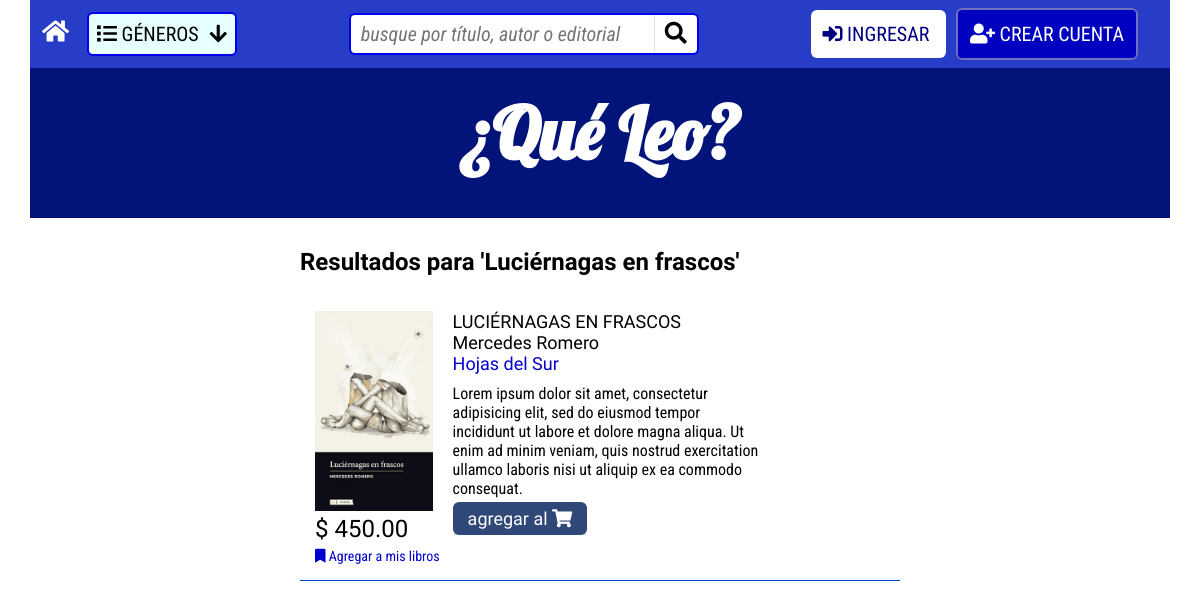
Screenshot of /resultados.php?keywords=Luciérnagas en frascos with the database file from the repository.
### tables this page shows
CREATE TABLE `books` (
  `id` int(10) UNSIGNED NOT NULL,
  `title` varchar(100) NOT NULL,
  `total_pages` int(10) UNSIGNED NOT NULL,
  `price` decimal(8,2) NOT NULL,
  `cover_img_url` varchar(255) DEFAULT NULL,
  `year_published` int(10) UNSIGNED DEFAULT NULL,
  `genre_id` int(10) UNSIGNED NOT NULL,
  `author_id` int(10) UNSIGNED NOT NULL,
  `publisher_id` int(10) UNSIGNED NOT NULL,
  `language_id` int(10) UNSIGNED NOT NULL,
  `ranking` int(10) UNSIGNED NOT NULL,
  `resena` text,
  `isbn` bigint(20) UNSIGNED NOT NULL
);

CREATE TABLE `publishers` (
  `id` int(10) UNSIGNED NOT NULL,
  `name` varchar(100) NOT NULL
);

### DataSourceSetUp.php (called while the page is built, shortened)
<?php
require_once 'src/entities/Factory.php';
$config = parse_ini_file('src/config/db.ini');
$storage = Factory::getDataSource($config['dataSource']);

### src/entities/DbStorage.php (called while the page is built, shortened)
<?php
require_once 'Connection.php';
class DbStorage implements StorageInterface
{
   private $host;
   private $dbName;
   private $user;
   private $password;
   private $query;
   private $db;
   private $stmt;
   public function __construct()
   {
      $path = realpath(__DIR__ . '/../config/db.ini');
      $config = parse_ini_file($path);
      $this->host = $config['host'];
      $this->dbName = $config['dbName'];
      $this->user = $config['user'];
      $this->password = $config['password'];
      $this->query = null;
   }
   public function connect() : bool {
      $this->db = Connection::connect(
         $this->host,
         $this->dbName,
         $this->user,
         $this->password
      );
      return $this->db != null;
   }
   private function prepare(array $datos = []) : bool {
      if ($this->db) {
         try {
            $this->stmt = $this->db->prepare($this->query);
         }
         catch (\Exception $e) {
            return false;
         }
         foreach ($datos as $key => $value) {
            $this->stmt->bindValue(':' . $key, $value);
         }
         try {
            $this->stmt->execute();
         }
         catch (\Exception $e) {
            return false;
         }
         return true;
      }
      return false;
   }
   public function select(array $datos = []) : array {
      if ($this->prepare($datos)) {
         return $this->stmt->fetchAll(PDO::FETCH_ASSOC);
      }
      return [];
   }
   public function setQuery(?string $query) {
      $this->query = $query;
   }
}

### src/entities/Factory.php (called while the page is built, shortened)
<?php
require_once 'DbStorage.php';
abstract class Factory
{
   public static function getDataSource(string $type) : StorageInterface {
      switch ($type) {
         case 'db':
            $dataSource = new DbStorage();
            break;
      }
      return $dataSource;
   }
}

### src/entities/Connection.php (called while the page is built)
<?php
abstract class Connection
{
   public static function connect(string $host, string $dbName, string $user, string $password) : PDO
   {
      $cstring = 'mysql:host=' . $host . ';dbname=' . $dbName;
      try {
         $pdo = new PDO($cstring, $user, $password);
         $pdo->setAttribute(PDO::ATTR_ERRMODE, PDO::ERRMODE_EXCEPTION);
      }
      catch (Exception $e)
      {
         return null;
      }
      return $pdo;
   }
}

### src/entities/BookSearch.php (called while the page is built, shortened)
<?php
class BookSearch
{
   private $id;
   private $title;
   private $price;
   private $cover_img_url;
   private $author;
   private $publisher;
   public function __construct(int $id, string $title, int $total_pages, float $price, string $cover_img_url, int $year_published, string $language, string $genre, string $author, string $publisher, string $resena, string $isbn) {
      $this->id = $id;
      $this->title = $title;
      $this->price = $price;
      $this->cover_img_url = $cover_img_url;
      $this->author = $author;
      $this->publisher = $publisher;
   }
   public function getId() : int {
      return $this->id;
   }
   public function getTitle() : string {
      return $this->title;
   }
   public function getPrice() : float {
      return $this->price;
   }
   public function getCoverImgUrl() : string {
      return $this->cover_img_url;
   }
   public function getAuthor() : string {
      return $this->author;
   }
   public function getPublisher() : string {
      return $this->publisher;
   }
   private static function createInstance(array $row) : BookSearch {
      $book = new BookSearch(
         $row['id'],
         $row['title'],
         $row['total_pages'],
         $row['price'],
         $row['cover_img_url'],
         $row['year_published'],
         $row['language'],
         $row['genre'],
         $row['author'],
         $row['publisher'],
         $row['resena'],
         $row['isbn']
      );
      return $book;
   }
   private static function createArray(array $rows) : array {
      $books = [];
      foreach ($rows as $row) {
         $books[] = self::createInstance($row);
      }
      return $books;
   }
   public static function find(StorageInterface $storage, string $keywords) : array {
      if ($storage instanceof DbStorage) {
         $storage->setQuery('SELECT books.id, title, total_pages,
            price, cover_img_url, year_published,
            languages.name AS language,
            genres.name AS genre,
            CONCAT(authors.first_name, " ", authors.last_name) AS author,
            publishers.name AS publisher,
            resena,
            isbn
            FROM books
            INNER JOIN languages ON languages.id = books.language_id
            INNER JOIN genres ON genres.id = books.genre_id
            INNER JOIN authors ON authors.id = books.author_id
            INNER JOIN publishers ON publishers.id = books.publisher_id
            WHERE books.title LIKE :keywords
            OR CONCAT(authors.first_name, " ", authors.last_name) LIKE :keywords
            OR publishers.name LIKE :keywords
            OR books.resena LIKE :keywords'
         );
         $rows = $storage->select([
            'keywords' => '%' . $keywords .'%'
         ]);
      }
      elseif ($storage instanceOf JsonStorage) {
         $rows = [];
      }
      else {
         $rows = [];
      }
      if ($rows) {
         $books = self::createArray($rows);
         return $books;
      }
      return [];
   }
}

### resultados.php (the view, shortened to what this page needs)
<?php
   require_once 'DataSourceSetUp.php';
   require_once 'src/entities/BookSearch.php';
   if (isset($_GET['keywords'])) {
      $keywords = $_GET['keywords'];
      $books = BookSearch::find($storage, $keywords);
   }
   else {
      $books = [];
   }
?>
<!DOCTYPE html>
<html lang="es">
<?php
   require 'head.php';
?>
<body>
   <div id="contenedor">
      <?php require 'header_full.php'; ?>
      <section id="resultados">
         <h3>Resultados para '<?= $keywords ?>'</h3>
         <?php if (empty($books)) : ?>
            <div class="sin-resultados">
               <div>
                  <img src="img/no-results-1.png" alt="no se encontraron resultados">
                  <span>No hay resultados</span>
               </div>
               <p>
                  Intente repetir la búsqueda con otras palabras
                  <br>
                  O si prefiere puede regresar <a href=".">a la página principal</a>
               </p>
            </div>
         <?php else : ?>
         <?php foreach ($books as $book) : ?>
            <article class="item-resultado">
               <div>
                  <a href="detalles.php?bookid=<?= $book->getId() ?>">
                     <img src="img/<?= $book->getCoverImgUrl() ?>" alt="<?= $book->getTitle() ?>">
                  </a>
                  <br>
                  <span>$ <?= number_format($book->getPrice(), 2) ?></span>
               </div>
               <p class="desc-1"><?= $book->getTitle() ?></p>
               <p class="desc-2"><?= $book->getAuthor() ?></p>
               <p class="desc-3"><?= $book->getPublisher() ?></p>
               <p class="desc-4">Lorem ipsum dolor sit amet, consectetur adipisicing elit, sed do eiusmod tempor incididunt ut labore et dolore magna aliqua. Ut enim ad minim veniam, quis nostrud exercitation ullamco laboris nisi ut aliquip ex ea commodo consequat.</p>
               <span>
                  <a href="#">
                     agregar al <i class="fas fa-shopping-cart"></i>
                  </a>
               </span>
               <br>
               <a href="#">
                  <i class="fas fa-bookmark"></i>
                  Agregar a mis libros
               </a>
            </article>
         <?php endforeach ?>
         <?php endif ?>
      </section>
   </div>
</body>
</html>

### css/styles.css (style rules this page uses)
* { margin: 0; padding: 0; box-sizing: border-box; }
html { scroll-behavior: smooth; }
@media (min-width: 768px) { #contenedor { width: 95%; margin: 0 auto; } }

### css/resultados.css (style rules this page uses)
#resultados { width: 100%; margin: 30px 0; }
#resultados h3 { font-family: Mali; font-size: 24px; margin-bottom: 20px; }
.item-resultado { overflow: hidden; padding: 15px; border-bottom: 1px solid #0040d0; margin-bottom: 20px; }
.item-resultado div:first-child { float: left; margin-right: 20px; }
.item-resultado div:first-child img { height: 200px; }
.item-resultado div:first-child span { font-family: Mali; font-size: 24px; }
.item-resultado .desc-1, .item-resultado .desc-2, .item-resultado .desc-3 { font-family: Mali; font-size: 18px; }
.item-resultado .desc-1 { text-transform: uppercase; }
.item-resultado .desc-3 { color: #0000d0; }
.item-resultado .desc-4 { font-family: 'Roboto Condensed'; font-size: 16px; width: 300px; margin: 10px 0; }
.item-resultado span { display: block; }
.item-resultado span a { text-decoration: none; padding: 6px 15px; background-color: #304878; color: white; border-radius: 6px; font-family: Mali; font-size: 18px; transition: 0.3s; }
.item-resultado a { font-family: 'Roboto Condensed'; font-size: 14px; text-decoration: none; color: #0000d0; margin-top: 8px; clear: both; }
@media screen and (min-width: 600px) { #resultados { width: 600px; margin: 30px auto; } }
@media screen and (min-width: 600px) { .item-resultado .desc-4 { width: 450px; } }

### rows the page displays
books: cover_img_url (picture), price "450.00", title "LUCIÉRNAGAS EN FRASCOS", Author "Mercedes Romero", publisher.name "Hojas del Sur"

### other values shown
$keywords "Luciérnagas en frascos"
